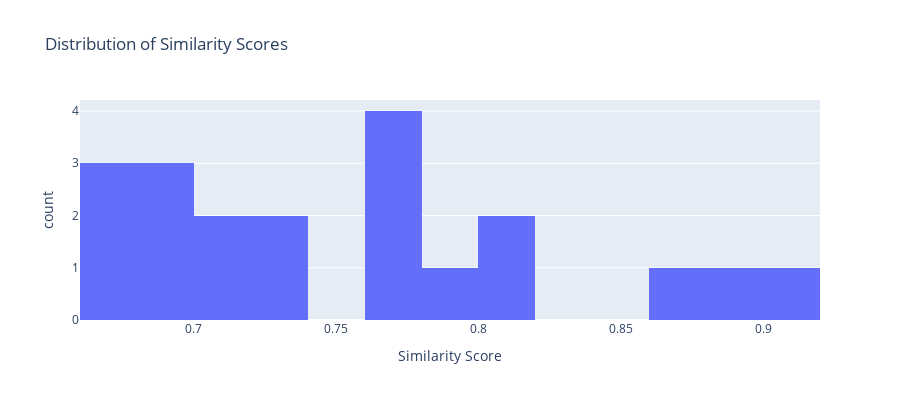

The notebook cell saved with this chart:
### Markdown cell above
## 2. AI_SIMILARITY: Find Similar Tickets

Use similarity scores to find related support tickets

### Code cell
# Find similar tickets using text-based AI_SIMILARITY
# AI_SIMILARITY works best with text inputs directly
sql = """
WITH ticket_pairs AS (
    SELECT 
        a.ticket_id as ticket_a,
        b.ticket_id as ticket_b,
        SUBSTR(a.content, 1, 80) as content_a,
        SUBSTR(b.content, 1, 80) as content_b,
        AI_SIMILARITY(a.content, b.content) as similarity_score
    FROM email_embeddings a
    CROSS JOIN email_embeddings b
    WHERE a.ticket_id < b.ticket_id
    LIMIT 1000  -- Limit for performance
)
SELECT * FROM ticket_pairs
ORDER BY similarity_score DESC
LIMIT 20
"""

df_similar = session.sql(sql).to_pandas()
display(Markdown("### Most Similar Ticket Pairs"))
display(df_similar)

# Visualize similarity distribution
display(Markdown("### Similarity Score Distribution"))
fig = px.histogram(df_similar, 
                   x='SIMILARITY_SCORE', 
                   nbins=20,
                   title='Distribution of Similarity Scores',
                   labels={'SIMILARITY_SCORE': 'Similarity Score', 'count': 'Count'})
fig.update_layout(height=400)
fig.show()

### Figure 1 — Plotly figure (JSON) as saved in the notebook; plotly's stock layout.template omitted (floating-point values rounded to 4 significant figures)
{"data": [{"bingroup": "x", "hovertemplate": "Similarity Score=%{x}<br>count=%{y}<extra></extra>", "legendgroup": "", "marker": {"color": "#636efa", "pattern": {"shape": ""}}, "name": "", "nbinsx": 20, "orientation": "v", "showlegend": false, "type": "histogram", "x": [0.9096, 0.8844, 0.8711, 0.8172, 0.8068, 0.7801, 0.7777, 0.7751, 0.7655, 0.7652, 0.7222, 0.7211, 0.7061, 0.7056, 0.6997, 0.6869, 0.6861, 0.678, 0.674, 0.6617], "xaxis": "x", "yaxis": "y"}], "layout": {"barmode": "relative", "height": 400, "legend": {"tracegroupgap": 0}, "title": {"text": "Distribution of Similarity Scores"}, "xaxis": {"anchor": "y", "domain": [0, 1], "title": {"text": "Similarity Score"}}, "yaxis": {"anchor": "x", "domain": [0, 1], "title": {"text": "count"}}}}
